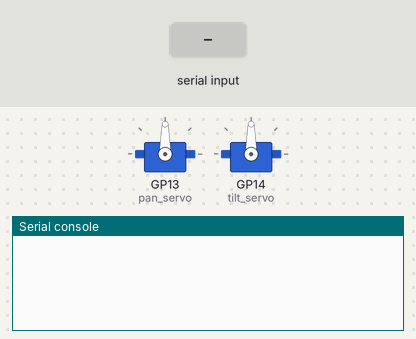
The program below on a simulated Raspberry Pi Pico running MicroPython. On the bench: 2 × servo, the last lines printed to the serial console. The test bench sets the inputs (shaded band). Servo angles are drawn from the pulse width (0.5 ms = 0°, 2.5 ms = 180°).

Above: at 1.2 s.
1.3 s: "PAN" typed at the serial console, then Enter
At 1.8 s:
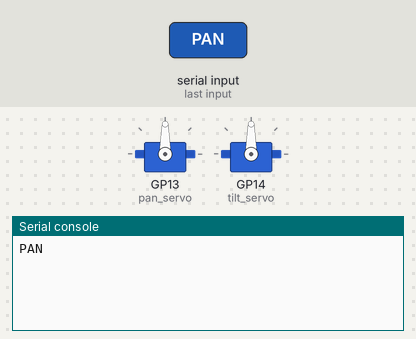
2.8 s: "TILT" typed at the serial console, then Enter
At 4.0 s:
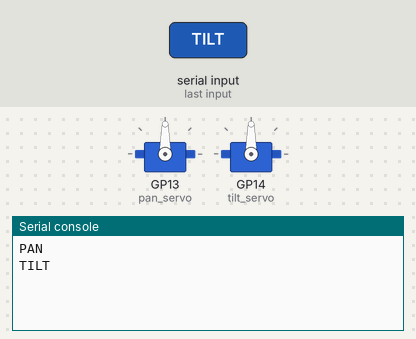
4.3 s: "5" typed at the serial console, then Enter
At 5.3 s:
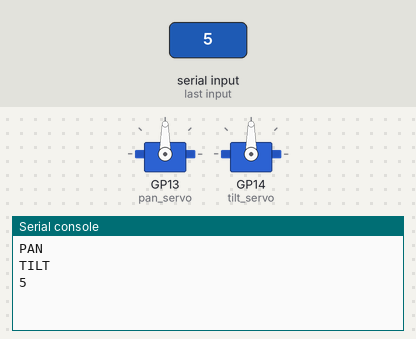

Measured:
- after the input at 1.3 s, the serial console: prints a new line at once (image 1)
- after the input at 2.8 s, the serial console: prints a new line at once (image 2)
- after the input at 4.3 s, the serial console: prints a new line at once (image 3)

The program:

main.py
```python
from machine import Pin, PWM # PWM is used to control the servos (not python but micropython)
import sys # sys is used to read from standard input (stdin) for receiving commands from the host computer
# the host computer sends commands to the Pico over USB, which are read from stdin in this script

# Adjust these once servos are wired
PAN_PIN = 13 #gp13 4 above
TILT_PIN = 14 #gp14 2nd above

pan_servo = PWM(Pin(PAN_PIN)) # Initialize the pan servo
tilt_servo = PWM(Pin(TILT_PIN)) # Initialize the tilt servo
pan_servo.freq(50) # Set the frequency of the PWM signal to 50Hz for the pan servo
tilt_servo.freq(50) # Set the frequency of the PWM signal to 50Hz for the tilt servo
# we chose 50Hz because it's a common frequency for hobby servos, which typically expect a pulse every 20ms (1/50Hz = 20ms).

# SG90 pulse range: ~0.5ms (0°) to ~2.5ms (180°) at 50Hz (20ms period)
MIN_DUTY = 1638   # ~0.5ms
MAX_DUTY = 8192   # ~2.5ms

def set_angle(servo, angle): # Set the angle of the servo (0-180 degrees)
    angle = max(0, min(180, angle))
    duty = int(MIN_DUTY + (MAX_DUTY - MIN_DUTY) * (angle / 180))
    servo.duty_u16(duty)

def parse_command(line):
    # Expected format: "PAN:90,TILT:45"
    try:
        pan_angle = None
        tilt_angle = None
        for part in line.strip().split(','):
            key, value = part.split(':')
            if key == 'PAN':
                pan_angle = int(value)
            elif key == 'TILT':
                tilt_angle = int(value)
        return pan_angle, tilt_angle
    except Exception:
        return None, None

def main():
    set_angle(pan_servo, 90)   # center on startup
    set_angle(tilt_servo, 90)

    while True:
        line = sys.stdin.readline()
        if not line:
            continue
        pan_angle, tilt_angle = parse_command(line)
        if pan_angle is not None:
            set_angle(pan_servo, pan_angle)
        if tilt_angle is not None:
            set_angle(tilt_servo, tilt_angle)

if __name__ == "__main__":
    main()
```
